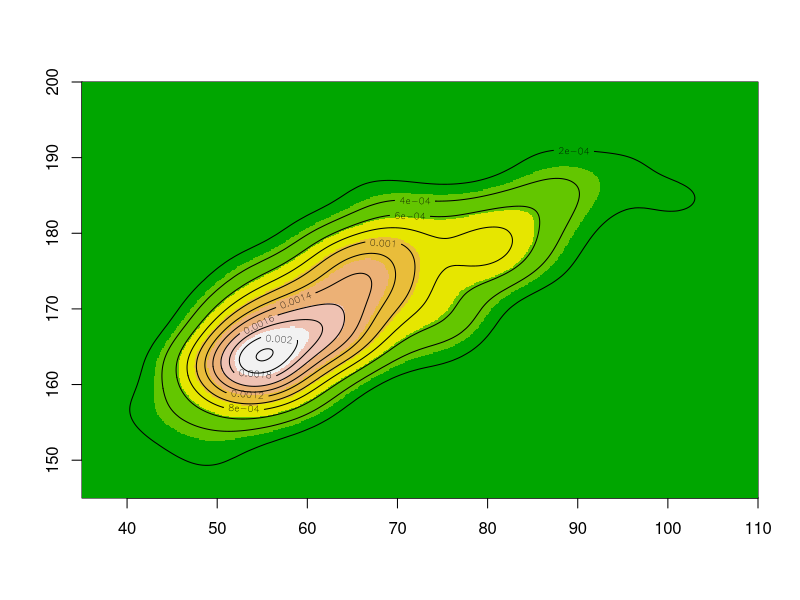

Generate this figure with R:
library(car); library(KernSmooth)

# カーネル幅の推定と確率分布の計算
x <- Davis[,c("weight","height")]
h <- c(dpik(x$weight),dpik(x$height))
est <- bkde2D(x,bandwidth=h,gridsize=c(10^3,10^3))

# 確率分布の描画
d <- list(x=est$x1,y=est$x2,z=est$fhat)
image(d,col=terrain.colors(7),xlim=c(35,110),ylim=c(145,200))
contour(d,add=T)
